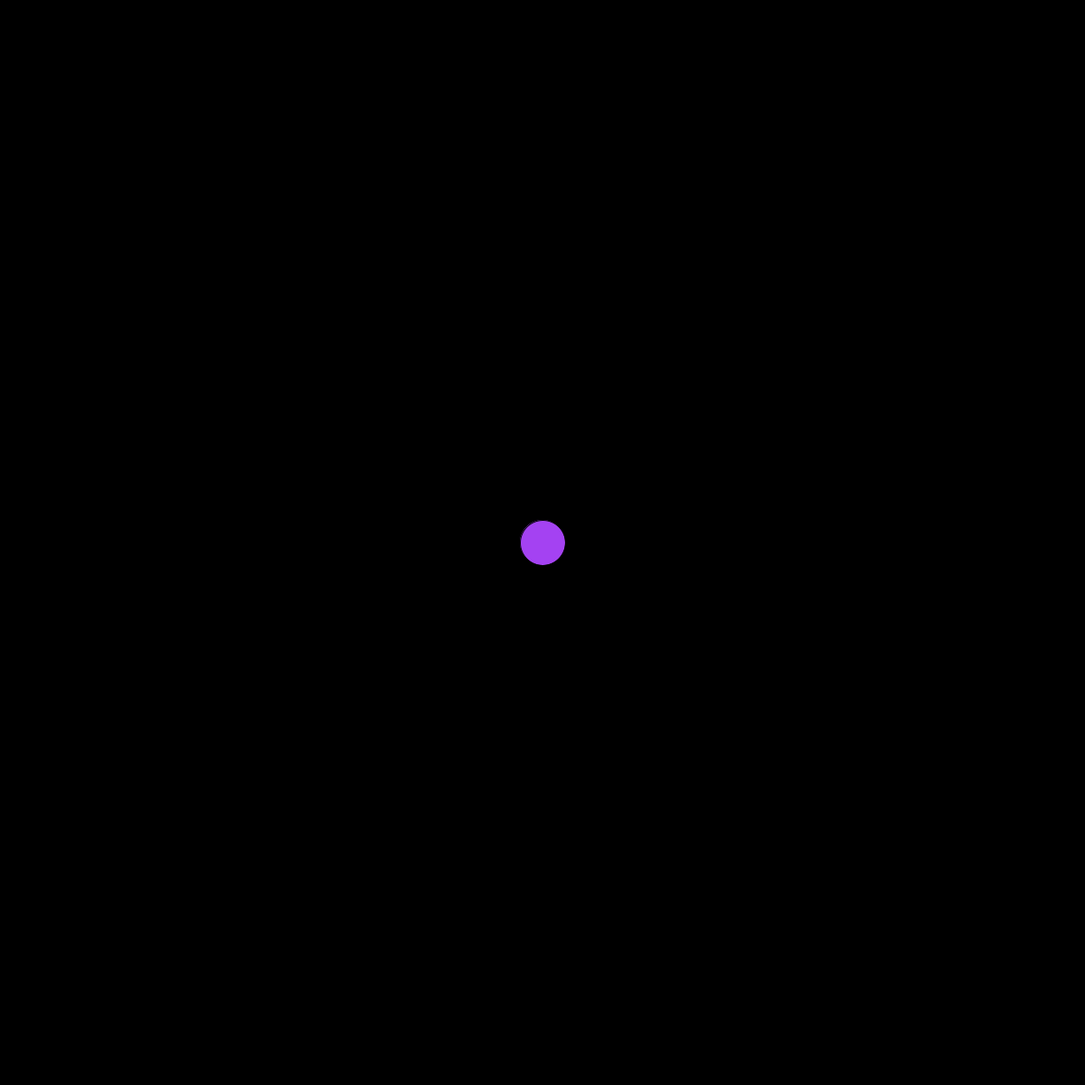
Frame 1 (no input)
Frame 60 (the mouse pressed at the canvas centre just before this capture): identical to frame 1, image omitted
Frame 120 (the mouse held since frame 60 and released just before this capture): identical to frame 1, image omitted

The Processing sketch that drew this single still picture (run headless with seeded random() and noise(); from frame 60 on, the mouse is pressed at the canvas centre):

// Processing sketch: Lab5Game
// ── Lab5Game.pde
PVector circlePos;
PVector circleVel;
float mass;

float radius;
float red;
float green;
float blue;

float lengthBetween;

boolean collision = false;
void setup()
{
  size(1200,1200);
  
  circlePos = new PVector(width/2,height/2);
  circleVel = new PVector(2,2);
  //mass = new float[10];
  radius = 50.0f;
  red = random(0,255);
  green = random(0,255);
  blue = random(0,255);
  
}

void draw()
{
  background(0,0,0);
  
  fill(red,green,blue);
  ellipse(circlePos.x,circlePos.y,radius,radius);
  
}

void keyPressed()
{
  if(keyCode == UP)
  {
    circlePos.y -= circleVel.y;
  }
  
  if(keyCode == DOWN)
  {
    circlePos.y += circleVel.y;
  }
  
  if(keyCode == LEFT)
  {
    circlePos.x -= circleVel.x;
  }
  
  if(keyCode == RIGHT)
  {
    circlePos.x += circleVel.x;
  }
}
